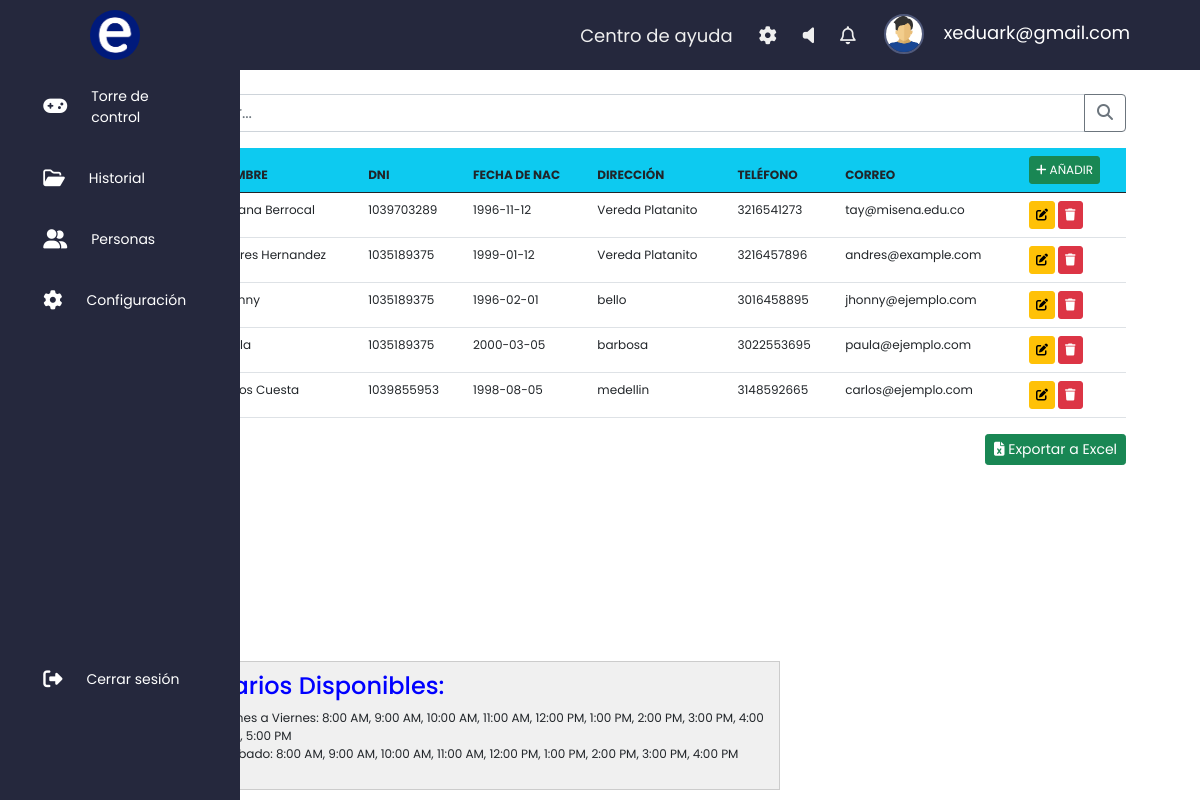
The page /vista/personas.php (signed in) on the database its author committed.
### tables this page shows
CREATE TABLE `tbl_personas` (
  `id` int(11) NOT NULL,
  `DNI` varchar(10) DEFAULT NULL,
  `NOMBRE` varchar(100) DEFAULT NULL,
  `FECNAC` date DEFAULT NULL,
  `DIR` varchar(255) DEFAULT NULL,
  `TFNO` varchar(15) DEFAULT NULL,
  `CORREO` varchar(255) DEFAULT NULL,
  `admin_id` int(11) DEFAULT NULL
);

### vista/personas.php (the view, shortened to what this page needs)
<?php
require '../controlador/database.php';
if (isset($_SESSION['usuario_id'])) {
  $records = $conn->prepare('SELECT id, CORREO, CONTRASENA FROM admin WHERE id = :id');
  $records->bindParam(':id', $_SESSION['usuario_id']);
  $records->execute();
  $results = $records->fetch(PDO::FETCH_ASSOC);
  if ($results) {
    $user = $results;
  }
} else {
  header("Location: ../modelo/login.php");
  exit;
}
?>
<!DOCTYPE html>
<html lang="ES">
<head>
    <link href="https://cdn.jsdelivr.net/npm/bootstrap@5.0.2/dist/css/bootstrap.min.css" rel="stylesheet">
    <link rel="stylesheet" href="https://cdnjs.cloudflare.com/ajax/libs/font-awesome/6.4.2/css/all.min.css">
    <link rel="stylesheet" href="../estilos/load.css">
    <link rel="stylesheet" href="../estilos/menu.css">
    <link rel="stylesheet" href="../estilos/personas.css">
</head>
<body>
    <?php
    include "../controlador/database.php";
    ?>
    <div class="nav" id="main-nav">
        <div class="nav-links">
            <a href="#" target="_blank">Centro de ayuda</a>
            <a href="/Modelo/config.php" target="_blank"><i class="fas fa-cog"></i></a>
            <a href="#" target="_blank"><i class="fa-solid fa-volume-off"></i></a>
            <a href="#" target="_blank"><i class="fa-regular fa-bell"></i></a>
            <img class="user-profile" src="../imagenes/user2.png" alt="">
            <?php if (!empty($user)) : ?>
                <p><?= $user['CORREO']; ?></p>
            <?php else : ?>
            <?php endif; ?>
        </div>
    </div>
    <div id="main-content">
        <div class="col-10 p-4 content-tabla">
            <div class="input-group mb-3">
                <input type="text" class="form-control" id="search" placeholder="Buscar..." aria-label="Buscar" aria-describedby="button-addon2">
                <button class="btn btn-outline-secondary" type="button" id="button-addon2">
                    <i class="fas fa-search"></i>
                </button>
            </div>
            <div class="table-responsive">
                <table id="tablaPersonas" class="table">
                    <thead class="bg-info">
                        <tr>
                            <th scope="col">ID</th>
                            <th scope="col">NOMBRE</th>
                            <th scope="col">DNI</th>
                            <th scope="col">FECHA DE NAC</th>
                            <th scope="col">DIRECCIÓN</th>
                            <th scope="col">TELÉFONO</th>
                            <th scope="col">CORREO</th>
                            <th scope="col">
                                <a href="../vista/agregarP.php" class="btn btn-success"><i class="fa-solid fa-plus"></i> AÑADIR</a>
                            </th>
                        </tr>
                    </thead>
                    <tbody id="table-body">
                        <?php
                        $sql = $conn->query("SELECT * FROM tbl_personas");
                        while ($datos = $sql->fetchObject()) { ?>
                            <tr>
                                <td><?= $datos->id ?></td>
                                <td><?= $datos->NOMBRE ?></td>
                                <td><?= $datos->DNI ?></td>
                                <td><?= $datos->FECNAC ?></td>
                                <td><?= $datos->DIR ?></td>
                                <td><?= $datos->TFNO ?></td>
                                <td><?= $datos->CORREO ?></td>
                                <td>
                                    <a href="../vista/editPersonas.php?id=<?= $datos->id ?>" class="btn btn-small btn-warning"><i class="fa-solid fa-pen-to-square"></i></a>
                                    <a onclick="return eliminar()" href="personas.php?id=<?= $datos->id ?>" class="btn btn-small btn-danger"><i class="fa-solid fa-trash"></i></a>
                                </td>
                            </tr>
                        <?php } ?>
                    </tbody>
                </table>
                <div class="text-end mb-3">
                    <button onclick="exportarExcel()" class="btn btn-sm btn-success"><i class="fa-solid fa-file-excel"></i> Exportar a Excel</button>
                </div>
            </div>
            <div id="horariosContainer">
                <h4 style="color: blue;">Horarios Disponibles:</h4>
                <ul id="horariosList"></ul>
            </div>
        </div>
    </div>
</body>
</html>

### estilos/load.css (style rules this page uses)
:root { --color1: #19A68C; --color2: #F63D3A; --color3: #FDA543; --color4: #193B48; }

### estilos/menu.css (style rules this page uses)
* { margin: 0; padding: 0; border: none; outline: none; box-sizing: border-box; font-family: "Poppins", sans-serif; }
* { box-sizing: border-box; }
body { margin: 0px; font-family: 'segoe ui'; }
.nav { height: 70px; width: 100%; background-color: #25283d; display: flex; justify-content: space-between; padding: 0 70px; align-items: center; }
p { margin-top: 15px; color: #fff; }
.nav>.nav-links { display: flex; float: right; gap: 10px; font-size: 18px; justify-content: flex-end; }
.nav>.nav-links>a { display: inline-block; padding: 10px 8px 10px 8px; text-decoration: none; color: #efefef; margin: 8px 0; border-radius: 6px; }
.user-profile { width: 40px; height: 40px; border-radius: 50%; margin-left: 10px; margin-right: 10px; margin-top: 10px; margin-block-end: 10px; border: 2px solid #50597b; }

### estilos/personas.css (style rules this page uses)
.content-tabla { margin-left: 150px; }
.table-responsive { max-height: 400px; overflow-y: auto; }
.table { font-size: 12px; }
.table .btn { font-size: 12px; padding: 4px 6px; border-radius: 3px; }
#horariosContainer { font-size: 12px; position: fixed; bottom: 10px; left: 180px; width: 600px; background-color: #f0f0f0; padding: 10px; border: 1px solid #ccc; overflow-y: auto; max-height: 200px; }

### vista/personas.php (style rules this page uses)
#main-content { display: none; }

### rows shown on the page
tbl_personas: NOMBRE "Tatiana Berrocal", DNI "1039703289", FECNAC "1996-11-12", DIR "Vereda Platanito", TFNO "3216541273", CORREO "tay@misena.edu.co"
tbl_personas: NOMBRE "Andres Hernandez", DNI "1035189375", FECNAC "1999-01-12", DIR "Vereda Platanito", TFNO "3216457896", CORREO "andres@example.com"
tbl_personas: DNI "1035189375", FECNAC "1996-02-01", DIR "bello", TFNO "3016458895", CORREO "jhonny@ejemplo.com"
tbl_personas: DNI "1035189375", FECNAC "2000-03-05", DIR "barbosa", TFNO "3022553695", CORREO "paula@ejemplo.com"
tbl_personas: NOMBRE "carlos Cuesta", DNI "1039855953", FECNAC "1998-08-05", DIR "medellin", TFNO "3148592665", CORREO "carlos@ejemplo.com"

### other values the page prints
$user['CORREO'] "xeduark@gmail.com"
